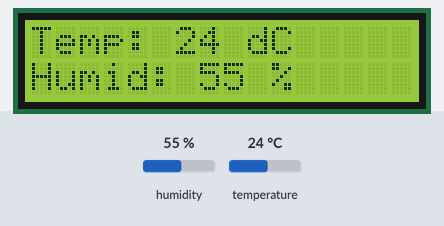
A program run on a simulated Arduino Uno, built with avr-gcc and run on an emulated ATmega328P. Shown: 16×2 character LCD. The inputs (shaded band) are chosen by the test bench; at power-on: humidity 55 %, temperature 24 °C.

Above: at 1.2 s.
1.3 s: humidity set to 22 %
At 2.7 s:
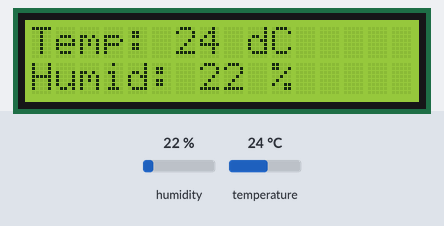
3.2 s: temperature set to 12 °C
At 4.1 s:
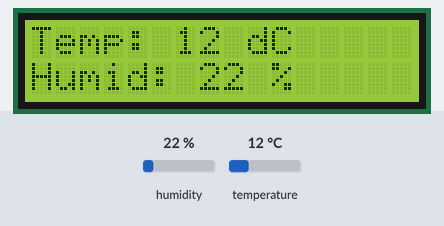
4.8 s: humidity set to 40 %
At 5.4 s:
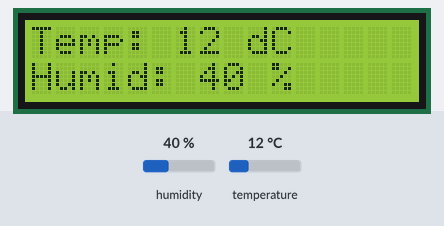
6.5 s: temperature set to 19 °C
At 7.9 s:
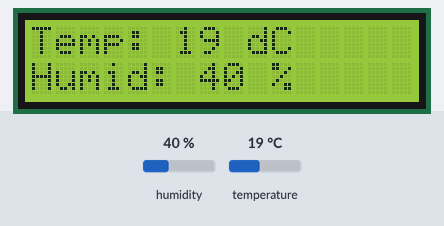
Timing chart, 0 to 9.1 s (numbered marks = the images above; inputs shaded):
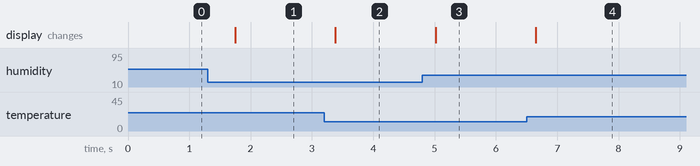

Measured:
- after the input at 1.3 s, the display: changes after 0.45 s (image 1)
- after the input at 3.2 s, the display: changes after 0.18 s (image 2)
- after the input at 4.8 s, the display: changes after 0.22 s (image 3)
- after the input at 6.5 s, the display: changes after 0.15 s (image 4)

The program:

main.cpp
```cpp
#include <Arduino.h>
#include <Wire.h>
#include <LiquidCrystal_I2C.h>
#include <dht11.h>

#define DHT11_PIN 7

LiquidCrystal_I2C lcd(0x27, 16, 2);
dht11 dht;

char s[16];

void setup()
{
  lcd.init();
  lcd.backlight();
}

void loop()
{
  int status = dht.read(DHT11_PIN);
  switch (status)
  {
  case DHTLIB_OK:
    lcd.setCursor(0, 0);
    sprintf(s, "Temp: %d dC", dht.temperature);
    lcd.print(s);
    lcd.setCursor(0, 1);
    sprintf(s, "Humid: %d %%", dht.humidity);
    lcd.print(s);
    break;
  case DHTLIB_ERROR_CHECKSUM:
    break;
  case DHTLIB_ERROR_TIMEOUT:
    break;
  default:
    break;
  }
  delay(500);
}
```
